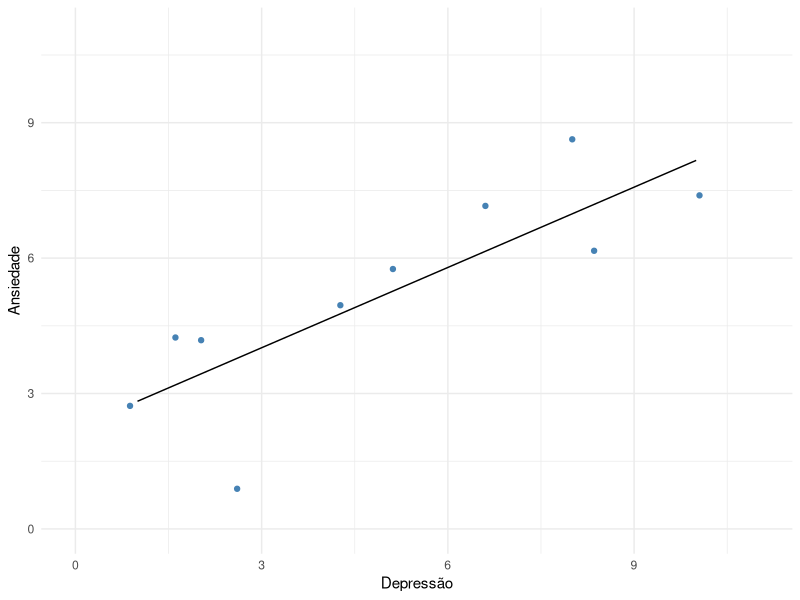

The R script that drew this image:
library(dplyr)
library(ggplot2)

# Banco ####
depressao <- c(7, 1, 2, 8, 10, 8, 5, 2, 3, 4)
ansiedade <- c(7, 3, 4, 9, 7, 6, 6, 4, 1, 5)

cor(depressao, ansiedade)

df <- data.frame(depressao, ansiedade)

p_1 <- df %>% 
  ggplot(aes(x = depressao, y = ansiedade)) +
  
  # Pontos
  geom_point(alpha = 1, position = 'jitter', color = "steelblue") +
  
  # Linha
  stat_smooth(method = "lm", se = F, color = "black", size = 0.5) +
  
  # Ajustando x
  xlab('Depressão') +
  xlim(c(0, 11)) +
  
  # Ajustando y
  ylab('Ansiedade') +
  ylim(c(0, 11)) +
  
  # theme
  theme_minimal()

p_1

write.csv(df, "banco_de_dados.csv")



